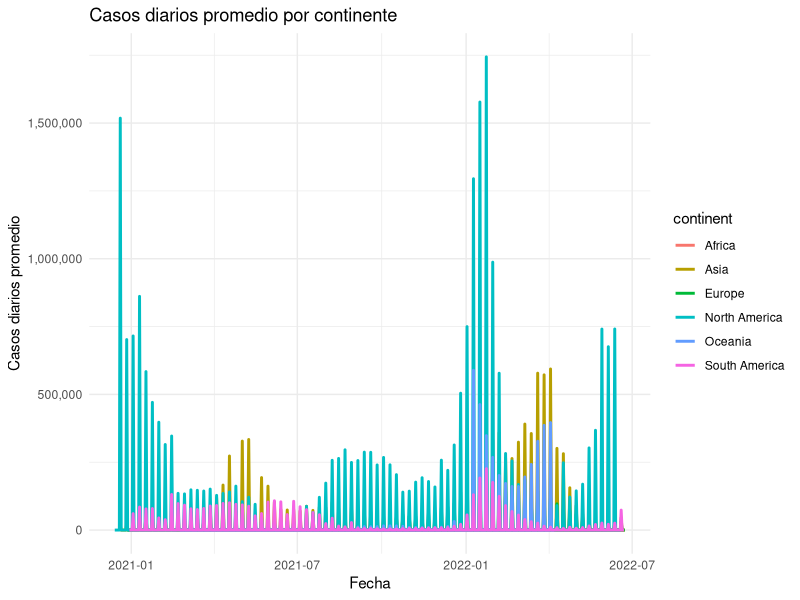
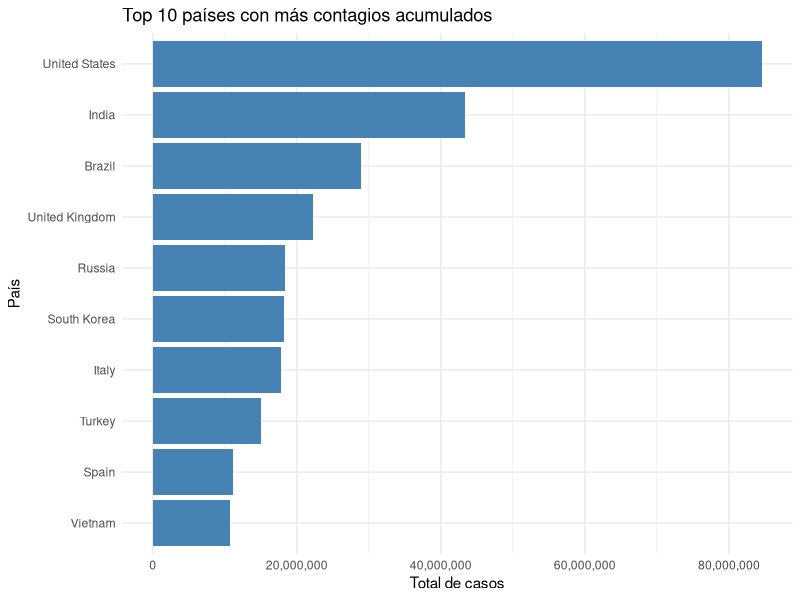

The R script that drew these images, in order:
## ---- chunk 1
knitr::opts_chunk$set(echo = FALSE, warning = FALSE, message = FALSE)
library(tidyverse)
library(readr)
library(knitr)
library(ggplot2)
library(scales)
library(lubridate)
## ---- chunk 2

datos <- read_csv("base_final_trabajo.csv")


tabla_resumen <- datos %>%
  group_by(continent) %>%
  summarise(
    `Promedio casos diarios` = mean(new_cases, na.rm = TRUE),
    `Máximo casos diarios` = max(new_cases, na.rm = TRUE),
    `Promedio muertes diarias` = mean(new_deaths, na.rm = TRUE),
    `Máximo muertes diarias` = max(new_deaths, na.rm = TRUE),
    `Vacunación total (%)` = mean(people_fully_vaccinated_per_hundred, na.rm = TRUE)
  )

kable(tabla_resumen, digits = 1, caption = "Indicadores clave por continente")

datos_graf <- datos %>%
  filter(!is.na(continent)) %>%
  group_by(date, continent) %>%
  summarise(casos_prom = mean(new_cases, na.rm = TRUE), .groups = "drop")

ggplot(datos_graf, aes(x = date, y = casos_prom, color = continent)) +
  geom_line(size = 1) +
  labs(title = "Casos diarios promedio por continente",
       x = "Fecha", y = "Casos diarios promedio") +
  scale_y_continuous(labels = comma) +
  theme_minimal()

top_contagios <- datos %>%
  group_by(location) %>%
  summarise(total_casos = max(total_cases, na.rm = TRUE)) %>%
  arrange(desc(total_casos)) %>%
  slice_head(n = 10)

ggplot(top_contagios, aes(x = reorder(location, total_casos), y = total_casos)) +
  geom_col(fill = "steelblue") +
  coord_flip() +
  labs(title = "Top 10 países con más contagios acumulados",
       x = "País", y = "Total de casos") +
  scale_y_continuous(labels = scales::comma) +
  theme_minimal()

top_contagios <- datos %>%
  group_by(location) %>%
  summarise(total_casos = max(total_cases, na.rm = TRUE)) %>%
  arrange(desc(total_casos)) %>%
  slice_head(n = 10)

top_muertes <- datos %>%
  group_by(location) %>%
  summarise(total_muertes = max(total_deaths, na.rm = TRUE)) %>%
  arrange(desc(total_muertes)) %>%
  slice_head(n = 10)


